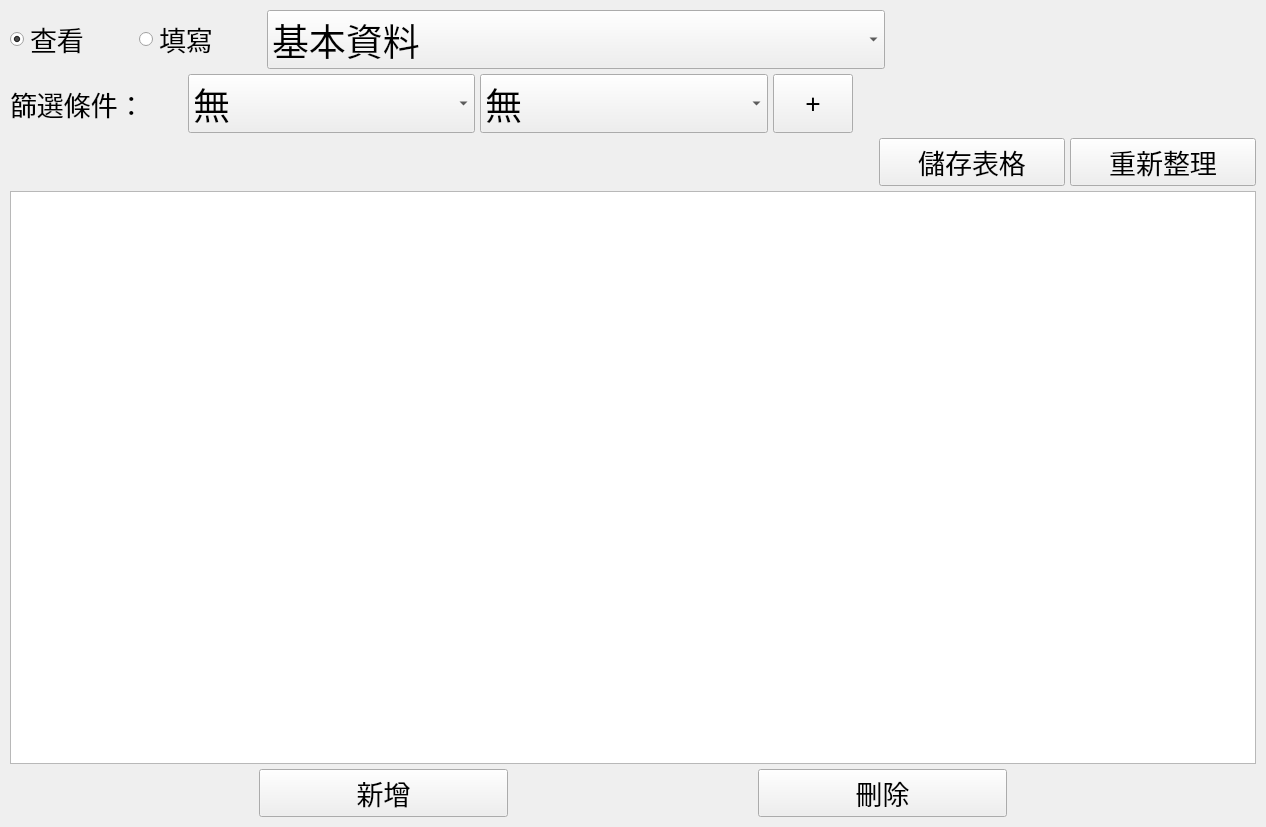
<?xml version="1.0" encoding="UTF-8"?>
<ui version="4.0">
 <class>AccountPage</class>
 <widget class="QWidget" name="AccountPage">
  <property name="geometry">
   <rect>
    <x>0</x>
    <y>0</y>
    <width>1266</width>
    <height>827</height>
   </rect>
  </property>
  <property name="windowTitle">
   <string>Form</string>
  </property>
  <layout class="QVBoxLayout" name="verticalLayout">
   <property name="spacing">
    <number>5</number>
   </property>
   <property name="leftMargin">
    <number>10</number>
   </property>
   <property name="topMargin">
    <number>10</number>
   </property>
   <property name="rightMargin">
    <number>10</number>
   </property>
   <property name="bottomMargin">
    <number>10</number>
   </property>
   <item>
    <layout class="QHBoxLayout" name="horizontalLayout_3" stretch="1,1,5,3">
     <item>
      <widget class="QRadioButton" name="read_radioButton">
       <property name="font">
        <font>
         <family>微軟正黑體</family>
         <pointsize>20</pointsize>
        </font>
       </property>
       <property name="text">
        <string>查看</string>
       </property>
       <property name="checked">
        <bool>true</bool>
       </property>
      </widget>
     </item>
     <item>
      <widget class="QRadioButton" name="write_radioButton">
       <property name="font">
        <font>
         <family>微軟正黑體</family>
         <pointsize>20</pointsize>
        </font>
       </property>
       <property name="text">
        <string>填寫</string>
       </property>
      </widget>
     </item>
     <item>
      <widget class="QComboBox" name="selectTable_comboBox">
       <property name="font">
        <font>
         <family>微軟正黑體</family>
         <pointsize>28</pointsize>
        </font>
       </property>
       <property name="editable">
        <bool>false</bool>
       </property>
       <property name="insertPolicy">
        <enum>QComboBox::NoInsert</enum>
       </property>
       <item>
        <property name="text">
         <string>基本資料</string>
        </property>
       </item>
      </widget>
     </item>
     <item>
      <spacer name="horizontalSpacer_5">
       <property name="orientation">
        <enum>Qt::Horizontal</enum>
       </property>
       <property name="sizeHint" stdset="0">
        <size>
         <width>40</width>
         <height>20</height>
        </size>
       </property>
      </spacer>
     </item>
    </layout>
   </item>
   <item>
    <layout class="QHBoxLayout" name="Condition_Layout" stretch="3,5,5,1,7">
     <item>
      <widget class="QLabel" name="label">
       <property name="font">
        <font>
         <family>微軟正黑體</family>
         <pointsize>20</pointsize>
        </font>
       </property>
       <property name="text">
        <string>篩選條件：</string>
       </property>
      </widget>
     </item>
     <item>
      <widget class="QComboBox" name="columnCondition_comboBox">
       <property name="font">
        <font>
         <family>微軟正黑體</family>
         <pointsize>28</pointsize>
        </font>
       </property>
       <item>
        <property name="text">
         <string>無</string>
        </property>
       </item>
      </widget>
     </item>
     <item>
      <widget class="QComboBox" name="contentCondition_comboBox">
       <property name="font">
        <font>
         <family>微軟正黑體</family>
         <pointsize>28</pointsize>
        </font>
       </property>
       <item>
        <property name="text">
         <string>無</string>
        </property>
       </item>
      </widget>
     </item>
     <item>
      <widget class="QPushButton" name="addConditionpushButton">
       <property name="sizePolicy">
        <sizepolicy hsizetype="Preferred" vsizetype="Preferred">
         <horstretch>0</horstretch>
         <verstretch>0</verstretch>
        </sizepolicy>
       </property>
       <property name="font">
        <font>
         <family>微軟正黑體</family>
         <pointsize>20</pointsize>
        </font>
       </property>
       <property name="contextMenuPolicy">
        <enum>Qt::DefaultContextMenu</enum>
       </property>
       <property name="layoutDirection">
        <enum>Qt::LeftToRight</enum>
       </property>
       <property name="text">
        <string>+</string>
       </property>
       <property name="iconSize">
        <size>
         <width>20</width>
         <height>20</height>
        </size>
       </property>
       <property name="autoDefault">
        <bool>false</bool>
       </property>
       <property name="default">
        <bool>false</bool>
       </property>
       <property name="flat">
        <bool>false</bool>
       </property>
      </widget>
     </item>
     <item>
      <spacer name="horizontalSpacer_6">
       <property name="orientation">
        <enum>Qt::Horizontal</enum>
       </property>
       <property name="sizeHint" stdset="0">
        <size>
         <width>40</width>
         <height>20</height>
        </size>
       </property>
      </spacer>
     </item>
    </layout>
   </item>
   <item>
    <layout class="QHBoxLayout" name="horizontalLayout_2" stretch="14,3,3">
     <item>
      <spacer name="horizontalSpacer_4">
       <property name="orientation">
        <enum>Qt::Horizontal</enum>
       </property>
       <property name="sizeHint" stdset="0">
        <size>
         <width>40</width>
         <height>20</height>
        </size>
       </property>
      </spacer>
     </item>
     <item>
      <widget class="QPushButton" name="SaveTable_pushButton">
       <property name="font">
        <font>
         <family>微軟正黑體</family>
         <pointsize>20</pointsize>
        </font>
       </property>
       <property name="text">
        <string>儲存表格</string>
       </property>
      </widget>
     </item>
     <item>
      <widget class="QPushButton" name="RefreshTable_pushButton">
       <property name="font">
        <font>
         <family>微軟正黑體</family>
         <pointsize>20</pointsize>
        </font>
       </property>
       <property name="text">
        <string>重新整理</string>
       </property>
      </widget>
     </item>
    </layout>
   </item>
   <item>
    <widget class="QTableView" name="showTable">
     <property name="font">
      <font>
       <family>微軟正黑體</family>
       <pointsize>20</pointsize>
      </font>
     </property>
    </widget>
   </item>
   <item>
    <layout class="QHBoxLayout" name="horizontalLayout" stretch="1,1,1,1,1">
     <property name="spacing">
      <number>0</number>
     </property>
     <property name="leftMargin">
      <number>0</number>
     </property>
     <property name="rightMargin">
      <number>0</number>
     </property>
     <item>
      <spacer name="horizontalSpacer_3">
       <property name="orientation">
        <enum>Qt::Horizontal</enum>
       </property>
       <property name="sizeHint" stdset="0">
        <size>
         <width>40</width>
         <height>20</height>
        </size>
       </property>
      </spacer>
     </item>
     <item>
      <widget class="QPushButton" name="insertRow_PushButton">
       <property name="font">
        <font>
         <family>微軟正黑體</family>
         <pointsize>20</pointsize>
        </font>
       </property>
       <property name="text">
        <string>新增</string>
       </property>
      </widget>
     </item>
     <item>
      <spacer name="horizontalSpacer_2">
       <property name="orientation">
        <enum>Qt::Horizontal</enum>
       </property>
       <property name="sizeHint" stdset="0">
        <size>
         <width>40</width>
         <height>20</height>
        </size>
       </property>
      </spacer>
     </item>
     <item>
      <widget class="QPushButton" name="deleteRow_PushButton">
       <property name="font">
        <font>
         <family>微軟正黑體</family>
         <pointsize>20</pointsize>
        </font>
       </property>
       <property name="text">
        <string>刪除</string>
       </property>
      </widget>
     </item>
     <item>
      <spacer name="horizontalSpacer">
       <property name="orientation">
        <enum>Qt::Horizontal</enum>
       </property>
       <property name="sizeHint" stdset="0">
        <size>
         <width>40</width>
         <height>20</height>
        </size>
       </property>
      </spacer>
     </item>
    </layout>
   </item>
  </layout>
 </widget>
 <resources/>
 <connections/>
</ui>
